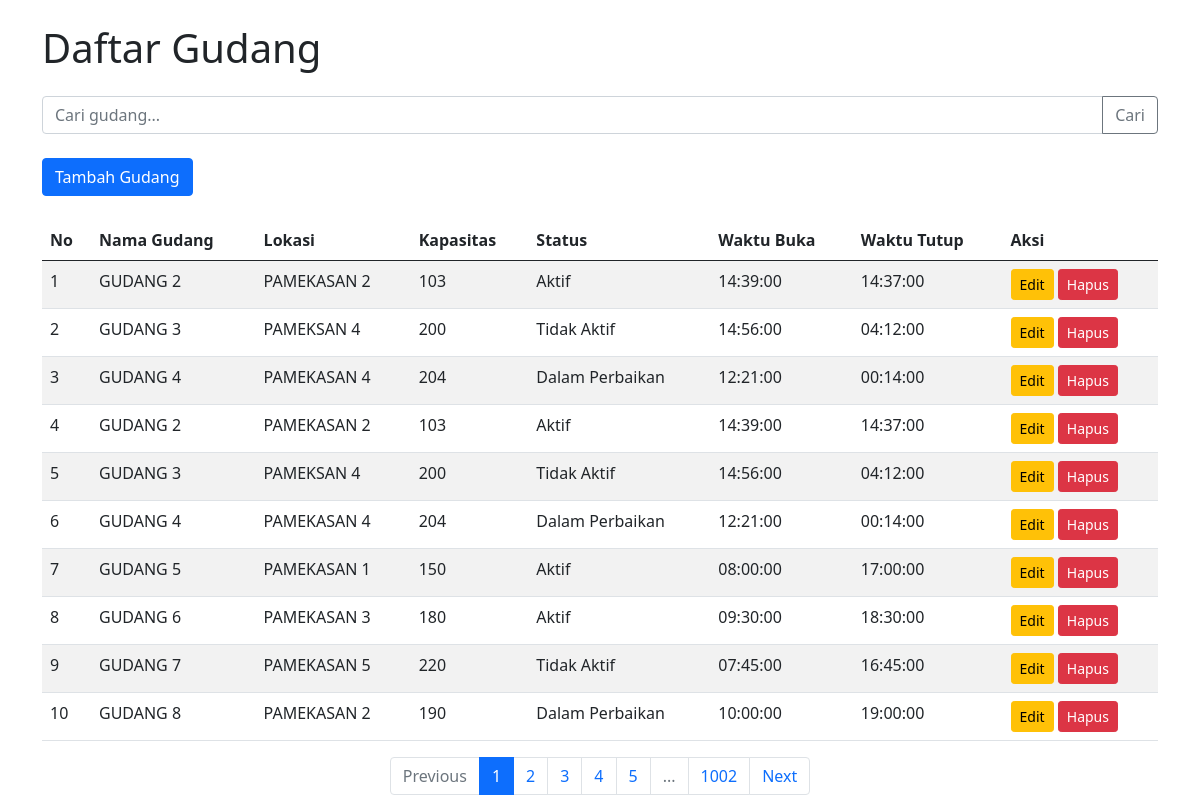
The page / on the database its author committed.
### tables this page shows
CREATE TABLE `gudang` (
  `id` int(11) NOT NULL,
  `name` varchar(255) NOT NULL,
  `location` varchar(255) NOT NULL,
  `capacity` int(11) NOT NULL,
  `status` enum('Aktif','Tidak Aktif','Dalam Perbaikan') DEFAULT NULL,
  `opening_hour` time DEFAULT NULL,
  `closing_hour` time DEFAULT NULL
);

### gudang.php (called while the page is built, shortened)
<?php
class Gudang {
    private $database;
    private $table_name = "Gudang";
    public function __construct($database){
        $this->database = $database;
    }
    public function read($limit = null, $offset = 0, $search = '') {
        $query = "SELECT * FROM " . $this->table_name;
        if ($limit !== null) {
            $query .= " LIMIT :limit OFFSET :offset";
        }
        $stmt = $this->database->prepare($query);
        if ($limit !== null) {
            $stmt->bindParam(":limit", $limit, PDO::PARAM_INT);
            $stmt->bindParam(":offset", $offset, PDO::PARAM_INT);
        }
        $stmt->execute();
        return $stmt;
    }
    public function count($search = '') {
        $query = "SELECT COUNT(*) as total FROM " . $this->table_name;
        $stmt = $this->database->prepare($query);
        $stmt->execute();
        $row = $stmt->fetch(PDO::FETCH_ASSOC);
        return $row['total'];
    }
}
?>

### index.php (the view, shortened to what this page needs)
<?php
require_once 'database.php';
require_once 'gudang.php';
$database = new Database();
$db = $database->getConnection();
$gudang = new Gudang($db);
$search = isset($_GET['search']) ? $_GET['search'] : '';
$records_per_page = 10;
$page = isset($_GET['page']) && is_numeric($_GET['page']) ? $_GET['page'] : 1;
$offset = ($page - 1) * $records_per_page;
$stmt = $gudang->read($records_per_page, $offset, $search);
$num = $stmt->rowCount();
$total_rows = $gudang->count($search);
$total_pages = ceil($total_rows / $records_per_page);
$title = "Daftar Gudang";
?>
<!DOCTYPE html>
<html lang="en">
<head>
    <link href="https://cdn.jsdelivr.net/npm/bootstrap@5.0.2/dist/css/bootstrap.min.css" rel="stylesheet">
</head>
<body>
    <div class="container mt-4">
        <h1 class="mb-4"><?php echo $title; ?></h1>
        <form action="" method="GET" class="mb-4">
            <div class="input-group">
                <input type="text" class="form-control" placeholder="Cari gudang..." name="search" value="<?php echo htmlspecialchars($search); ?>">
                <button class="btn btn-outline-secondary" type="submit">Cari</button>
            </div>
        </form>
        <a href="view-create.php" class="btn btn-primary mb-3">Tambah Gudang</a>
        <?php
        if ($num > 0) {
            echo '<table class="table table-striped table-hover mt-2">';
            echo '<thead>
                    <tr>
                        <th>No</th>
                        <th>Nama Gudang</th>
                        <th>Lokasi</th>
                        <th>Kapasitas</th>
                        <th>Status</th>
                        <th>Waktu Buka</th>
                        <th>Waktu Tutup</th>
                        <th>Aksi</th>
                    </tr>
                  </thead>
                  <tbody>';
            $no = $offset + 1;
            while ($row = $stmt->fetch(PDO::FETCH_ASSOC)) {
                extract($row);
                echo "<tr>";
                echo "<td>{$no}</td>";
                echo "<td>{$name}</td>";
                echo "<td>{$location}</td>";
                echo "<td>{$capacity}</td>";
                echo "<td>{$status}</td>";
                echo "<td>{$opening_hour}</td>";
                echo "<td>{$closing_hour}</td>";
                echo "<td>";
                echo "<a href='view-edit.php?id={$id}' class='btn btn-sm btn-warning'>Edit</a> ";
                echo "<a href='delete.php?id={$id}' class='btn btn-sm btn-danger' onclick='return confirm(\"Yakin ingin menghapus data ini?\")'>Hapus</a>";
                echo "</td>";
                echo "</tr>";
                $no++;
            }
            echo "</tbody>";
            echo "</table>";
            echo '<nav aria-label="Page navigation">';
            echo '<ul class="pagination justify-content-center">';
            $prev_page = $page - 1;
            $prev_disabled = ($page <= 1) ? 'disabled' : '';
            echo "<li class='page-item $prev_disabled'>";
            echo "<a class='page-link' href='?page=$prev_page" . ($search ? "&search=$search" : "") . "' tabindex='-1'>Previous</a>";
            echo '</li>';
            $start_page = max(1, $page - 2);
            $end_page = min($total_pages, $start_page + 4);
            $start_page = max(1, $end_page - 4);
            for ($i = $start_page; $i <= $end_page; $i++) {
                $active = ($page == $i) ? 'active' : '';
                echo "<li class='page-item $active'><a class='page-link' href='?page=$i" . ($search ? "&search=$search" : "") . "'>$i</a></li>";
            }
            if ($end_page < $total_pages) {
                if ($end_page < $total_pages - 1) {
                    echo "<li class='page-item disabled'><span class='page-link'>...</span></li>";
                }
                echo "<li class='page-item'><a class='page-link' href='?page=$total_pages" . ($search ? "&search=$search" : "") . "'>$total_pages</a></li>";
            }
            $next_page = $page + 1;
            $next_disabled = ($page >= $total_pages) ? 'disabled' : '';
            echo "<li class='page-item $next_disabled'>";
            echo "<a class='page-link' href='?page=$next_page" . ($search ? "&search=$search" : "") . "'>Next</a>";
            echo '</li>';
            echo '</ul>';
            echo '</nav>';
        } else {
            echo "<p class='alert alert-info'>Tidak ada data gudang.</p>";
        }
        ?>
    </div>
</body>
</html>
<?php
$content = ob_get_clean();
echo $content;
?>

### rows shown on the page
gudang: name "GUDANG 2", location "PAMEKASAN 2", capacity "103", status "Aktif", opening_hour "14:39:00", closing_hour "14:37:00"
gudang: name "GUDANG 3", location "PAMEKSAN 4", capacity "200", status "Tidak Aktif", opening_hour "14:56:00", closing_hour "04:12:00"
gudang: name "GUDANG 4", location "PAMEKASAN 4", capacity "204", status "Dalam Perbaikan", opening_hour "12:21:00", closing_hour "00:14:00"
gudang: name "GUDANG 2", location "PAMEKASAN 2", capacity "103", status "Aktif", opening_hour "14:39:00", closing_hour "14:37:00"
gudang: name "GUDANG 3", location "PAMEKSAN 4", capacity "200", status "Tidak Aktif", opening_hour "14:56:00", closing_hour "04:12:00"
gudang: name "GUDANG 4", location "PAMEKASAN 4", capacity "204", status "Dalam Perbaikan", opening_hour "12:21:00", closing_hour "00:14:00"
gudang: name "GUDANG 5", location "PAMEKASAN 1", capacity "150", status "Aktif", opening_hour "08:00:00", closing_hour "17:00:00"
gudang: name "GUDANG 6", location "PAMEKASAN 3", capacity "180", status "Aktif", opening_hour "09:30:00", closing_hour "18:30:00"
gudang: name "GUDANG 7", location "PAMEKASAN 5", capacity "220", status "Tidak Aktif", opening_hour "07:45:00", closing_hour "16:45:00"
gudang: name "GUDANG 8", location "PAMEKASAN 2", capacity "190", status "Dalam Perbaikan", opening_hour "10:00:00", closing_hour "19:00:00"

### other values the page prints
$title "Daftar Gudang"
$total_pages "1002"
